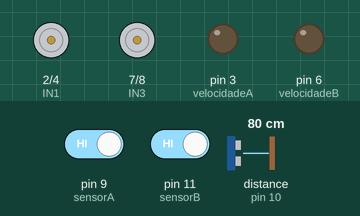
Simulated run of this sketch. Board: Arduino Uno, built with avr-gcc and run on an emulated ATmega328P. Shown: motor-driver pin pairs drawn as motors (green arrow = first pin HIGH = forward, orange = second pin HIGH = backward, longer = more drive), output pins drawn as LEDs (lit = HIGH). The inputs (shaded band) are chosen by the test bench; at power-on: pin 9 (sensorA) HIGH, pin 11 (sensorB) HIGH, distance to the obstacle (sensor on pin 10) 80 cm. The echo pulse lasts 58.3 µs per cm; what the sketch prints to the serial monitor is not drawn.

Above: at 1.2 s.
1.3 s: pin 9 (sensorA) driven LOW
At 2.5 s:
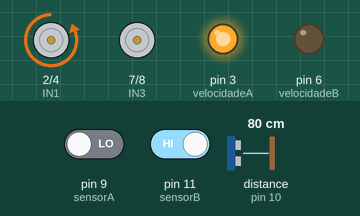
2.8 s: pin 11 (sensorB) driven LOW
At 3.2 s:
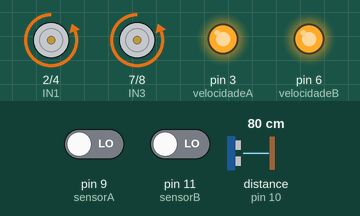
4.3 s: pin 9 (sensorA) driven HIGH
At 4.6 s:
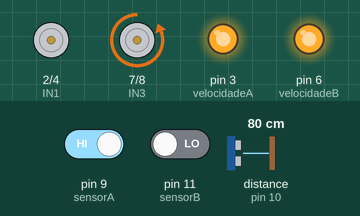
5.8 s: pin 11 (sensorB) driven HIGH
At 7.0 s:
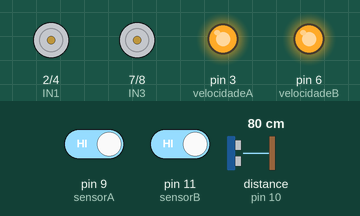
7.3 s: pin 9 (sensorA) driven LOW
At 7.8 s:
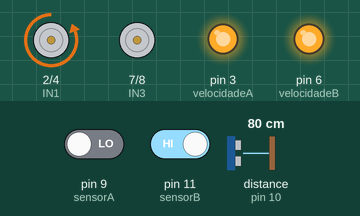
Timing chart, 0 to 10.3 s (numbered marks = the images above; inputs shaded):
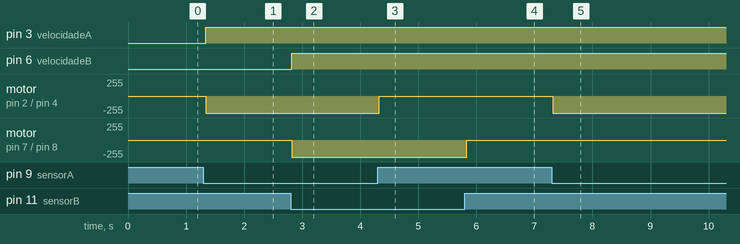

Measured:
- after the input at 1.3 s, pin 3 (velocidadeA): LOW → HIGH at once; motor on pin 2 (IN1) / pin 4 (IN2): stopped → backward 255/255 at once
- after the input at 2.8 s, pin 6 (velocidadeB): LOW → HIGH at once; motor on pin 7 (IN3) / pin 8 (IN4): stopped → backward 255/255 at once
- after the input at 4.3 s, motor on pin 2 (IN1) / pin 4 (IN2): backward 255/255 → stopped at once
- after the input at 5.8 s, motor on pin 7 (IN3) / pin 8 (IN4): backward 255/255 → stopped at once
- after the input at 7.3 s, motor on pin 2 (IN1) / pin 4 (IN2): stopped → backward 255/255 at once

The sketch:

um_motor_de_cada_vez.ino
```cpp
#include <Ultrasonic.h>

#define sensorB 11
#define sensorA 9
#define IN1 2
#define IN2 4
#define IN3 7
#define IN4 8
#define velocidadeA 3
#define velocidadeB 6
bool estadoA = 0;
bool estadoB = 0;

Ultrasonic ultrasonic(12, 10);// DEFINE PINO 12 TRIG E PINO 10 ECHO
int distancia;

void setup() {
   Serial.begin(9600);
 pinMode(sensorA , INPUT);
 pinMode(sensorB , INPUT);
 pinMode (IN1 , OUTPUT);
 pinMode (IN2 , OUTPUT);
 pinMode (IN3 , OUTPUT);
 pinMode (IN4 , OUTPUT);
 pinMode (velocidadeA , OUTPUT);
 pinMode (velocidadeB , OUTPUT);
}

void loop() {
   distancia = ultrasonic.read();
   estadoA = digitalRead(sensorA);
   estadoB = digitalRead(sensorB);

  Serial.print("distancia em CM: ");
  Serial.println(distancia);
  delay(0);

  if(distancia == 15){
                      digitalWrite (velocidadeA , 0);
                      digitalWrite (velocidadeB , 0);
                      digitalWrite (IN1 , HIGH);
                      digitalWrite (IN2 , HIGH);
                      digitalWrite (IN3 , HIGH);
                      digitalWrite (IN4 , HIGH);

  }

  else if (distancia >15){
                              if (estadoA == 0){
                                  digitalWrite(velocidadeA , 100);
                                  digitalWrite (IN1 , LOW);
                                  digitalWrite (IN2 , HIGH);
                                 }
                                 else{
                                  digitalWrite (IN1 , LOW);
                                  digitalWrite (IN2 , LOW);
                                  }


                                 if (estadoB == 0){
                                  digitalWrite(velocidadeB , 100);
                                  digitalWrite (IN3 , LOW);
                                  digitalWrite (IN4 , HIGH);
                                 }
                                 else{
                                  digitalWrite (IN3 , LOW);
                                  digitalWrite (IN4 , LOW);
                                  }
}


}
```
